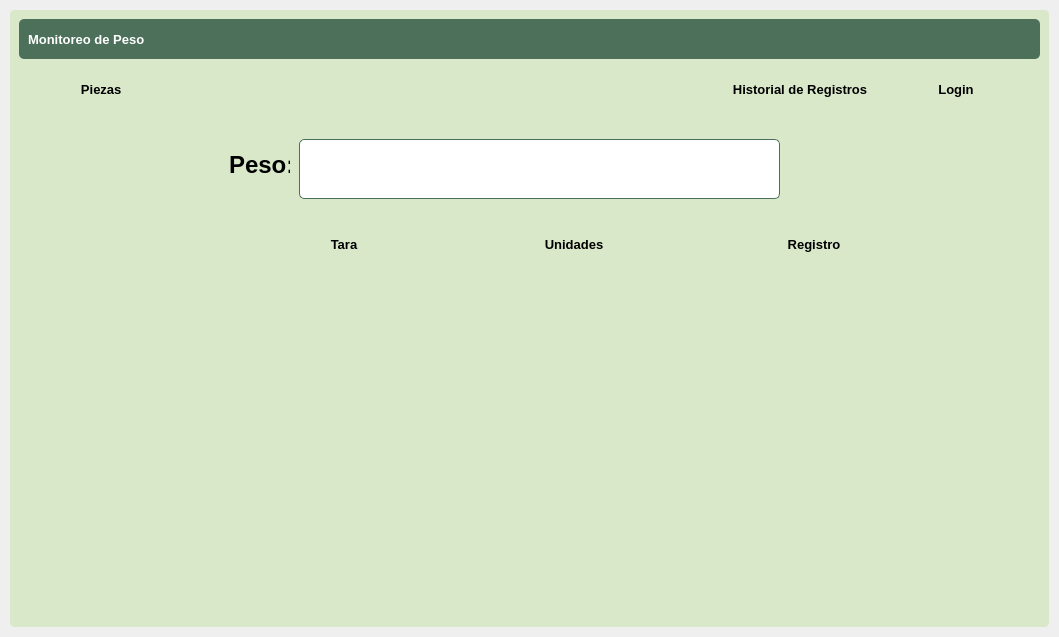
<?xml version="1.0" encoding="UTF-8"?>
<ui version="4.0">
 <class>MainWindow</class>
 <widget class="QWidget" name="MainWindow">
  <property name="geometry">
   <rect>
    <x>0</x>
    <y>0</y>
    <width>1059</width>
    <height>637</height>
   </rect>
  </property>
  <property name="windowTitle">
   <string>Form</string>
  </property>
  <property name="styleSheet">
   <string notr="true">border-radius: 5px;</string>
  </property>
  <layout class="QVBoxLayout" name="verticalLayout">
   <property name="spacing">
    <number>0</number>
   </property>
   <property name="leftMargin">
    <number>0</number>
   </property>
   <property name="topMargin">
    <number>0</number>
   </property>
   <property name="rightMargin">
    <number>0</number>
   </property>
   <property name="bottomMargin">
    <number>0</number>
   </property>
   <item>
    <widget class="QFrame" name="central_widget_frame">
     <property name="frameShape">
      <enum>QFrame::StyledPanel</enum>
     </property>
     <property name="frameShadow">
      <enum>QFrame::Raised</enum>
     </property>
     <layout class="QVBoxLayout" name="shadow_layout">
      <property name="spacing">
       <number>0</number>
      </property>
      <property name="leftMargin">
       <number>10</number>
      </property>
      <property name="topMargin">
       <number>10</number>
      </property>
      <property name="rightMargin">
       <number>10</number>
      </property>
      <property name="bottomMargin">
       <number>10</number>
      </property>
      <item>
       <widget class="QFrame" name="background_frame">
        <property name="styleSheet">
         <string notr="true">background-color: rgb(218, 232, 202);</string>
        </property>
        <property name="frameShape">
         <enum>QFrame::StyledPanel</enum>
        </property>
        <property name="frameShadow">
         <enum>QFrame::Raised</enum>
        </property>
        <layout class="QVBoxLayout" name="verticalLayout_3">
         <property name="spacing">
          <number>0</number>
         </property>
         <property name="leftMargin">
          <number>0</number>
         </property>
         <property name="topMargin">
          <number>0</number>
         </property>
         <property name="rightMargin">
          <number>0</number>
         </property>
         <property name="bottomMargin">
          <number>0</number>
         </property>
         <item>
          <widget class="QFrame" name="content_frame">
           <property name="contextMenuPolicy">
            <enum>Qt::DefaultContextMenu</enum>
           </property>
           <property name="frameShape">
            <enum>QFrame::StyledPanel</enum>
           </property>
           <property name="frameShadow">
            <enum>QFrame::Raised</enum>
           </property>
           <layout class="QVBoxLayout" name="verticalLayout_4">
            <item>
             <widget class="QFrame" name="top_bar_frame">
              <property name="minimumSize">
               <size>
                <width>0</width>
                <height>40</height>
               </size>
              </property>
              <property name="maximumSize">
               <size>
                <width>16777215</width>
                <height>40</height>
               </size>
              </property>
              <property name="styleSheet">
               <string notr="true">background-color: #4d705b;</string>
              </property>
              <property name="frameShape">
               <enum>QFrame::StyledPanel</enum>
              </property>
              <property name="frameShadow">
               <enum>QFrame::Raised</enum>
              </property>
              <layout class="QHBoxLayout" name="horizontalLayout_3">
               <item>
                <widget class="QLabel" name="title_label">
                 <property name="font">
                  <font>
                   <pointsize>10</pointsize>
                   <weight>75</weight>
                   <bold>true</bold>
                  </font>
                 </property>
                 <property name="styleSheet">
                  <string notr="true">color: white;</string>
                 </property>
                 <property name="text">
                  <string>Monitoreo de Peso</string>
                 </property>
                </widget>
               </item>
               <item>
                <widget class="QFrame" name="buttons_holder_frame">
                 <property name="minimumSize">
                  <size>
                   <width>0</width>
                   <height>30</height>
                  </size>
                 </property>
                 <property name="maximumSize">
                  <size>
                   <width>110</width>
                   <height>16777215</height>
                  </size>
                 </property>
                 <property name="frameShape">
                  <enum>QFrame::StyledPanel</enum>
                 </property>
                 <property name="frameShadow">
                  <enum>QFrame::Raised</enum>
                 </property>
                 <widget class="QToolButton" name="minimize_button">
                  <property name="geometry">
                   <rect>
                    <x>10</x>
                    <y>0</y>
                    <width>22</width>
                    <height>22</height>
                   </rect>
                  </property>
                  <property name="text">
                   <string/>
                  </property>
                  <property name="icon">
                   <iconset>
                    <normaloff>../../../../../pys6-recipes-organizer/assets/icons/minimize-window.png</normaloff>../../../../../pys6-recipes-organizer/assets/icons/minimize-window.png</iconset>
                  </property>
                  <property name="iconSize">
                   <size>
                    <width>25</width>
                    <height>25</height>
                   </size>
                  </property>
                 </widget>
                 <widget class="QToolButton" name="restore_button">
                  <property name="geometry">
                   <rect>
                    <x>50</x>
                    <y>0</y>
                    <width>22</width>
                    <height>22</height>
                   </rect>
                  </property>
                  <property name="text">
                   <string/>
                  </property>
                  <property name="icon">
                   <iconset>
                    <normaloff>../../../../../pys6-recipes-organizer/assets/icons/restore-window.png</normaloff>../../../../../pys6-recipes-organizer/assets/icons/restore-window.png</iconset>
                  </property>
                  <property name="iconSize">
                   <size>
                    <width>25</width>
                    <height>25</height>
                   </size>
                  </property>
                 </widget>
                 <widget class="QToolButton" name="maximize_button">
                  <property name="geometry">
                   <rect>
                    <x>50</x>
                    <y>0</y>
                    <width>22</width>
                    <height>22</height>
                   </rect>
                  </property>
                  <property name="text">
                   <string/>
                  </property>
                  <property name="icon">
                   <iconset>
                    <normaloff>../../../../../pys6-recipes-organizer/assets/icons/maximize-window.png</normaloff>../../../../../pys6-recipes-organizer/assets/icons/maximize-window.png</iconset>
                  </property>
                  <property name="iconSize">
                   <size>
                    <width>25</width>
                    <height>25</height>
                   </size>
                  </property>
                 </widget>
                 <widget class="QToolButton" name="close_button">
                  <property name="geometry">
                   <rect>
                    <x>90</x>
                    <y>0</y>
                    <width>21</width>
                    <height>22</height>
                   </rect>
                  </property>
                  <property name="text">
                   <string/>
                  </property>
                  <property name="icon">
                   <iconset>
                    <normaloff>../../../../../pys6-recipes-organizer/assets/icons/close-window.png</normaloff>../../../../../pys6-recipes-organizer/assets/icons/close-window.png</iconset>
                  </property>
                  <property name="iconSize">
                   <size>
                    <width>25</width>
                    <height>25</height>
                   </size>
                  </property>
                 </widget>
                </widget>
               </item>
              </layout>
             </widget>
            </item>
            <item>
             <widget class="QFrame" name="action_bar_frame">
              <property name="minimumSize">
               <size>
                <width>0</width>
                <height>39</height>
               </size>
              </property>
              <property name="frameShape">
               <enum>QFrame::StyledPanel</enum>
              </property>
              <property name="frameShadow">
               <enum>QFrame::Raised</enum>
              </property>
              <layout class="QHBoxLayout" name="horizontalLayout_2">
               <item>
                <widget class="QPushButton" name="new_recipe_button_4">
                 <property name="minimumSize">
                  <size>
                   <width>150</width>
                   <height>30</height>
                  </size>
                 </property>
                 <property name="font">
                  <font>
                   <pointsize>10</pointsize>
                   <weight>75</weight>
                   <bold>true</bold>
                  </font>
                 </property>
                 <property name="styleSheet">
                  <string notr="true">QPushButton{
	background-color :#328f62;
	color: white;
}
QPushButton::hover {background-color : #ffc13b};</string>
                 </property>
                 <property name="text">
                  <string>Piezas </string>
                 </property>
                 <property name="iconSize">
                  <size>
                   <width>20</width>
                   <height>20</height>
                  </size>
                 </property>
                </widget>
               </item>
               <item>
                <spacer name="horizontalSpacer_2">
                 <property name="orientation">
                  <enum>Qt::Horizontal</enum>
                 </property>
                 <property name="sizeHint" stdset="0">
                  <size>
                   <width>40</width>
                   <height>20</height>
                  </size>
                 </property>
                </spacer>
               </item>
               <item>
                <spacer name="horizontalSpacer">
                 <property name="orientation">
                  <enum>Qt::Horizontal</enum>
                 </property>
                 <property name="sizeHint" stdset="0">
                  <size>
                   <width>40</width>
                   <height>20</height>
                  </size>
                 </property>
                </spacer>
               </item>
               <item>
                <widget class="QPushButton" name="view_button">
                 <property name="minimumSize">
                  <size>
                   <width>150</width>
                   <height>30</height>
                  </size>
                 </property>
                 <property name="font">
                  <font>
                   <pointsize>10</pointsize>
                   <weight>75</weight>
                   <bold>true</bold>
                  </font>
                 </property>
                 <property name="styleSheet">
                  <string notr="true">QPushButton{
	background-color : #17A2B8;
	color: white;
}
QPushButton::hover {background-color : #ffc13b};</string>
                 </property>
                 <property name="text">
                  <string>Historial de Registros</string>
                 </property>
                 <property name="icon">
                  <iconset>
                   <normaloff>../../../../../pys6-recipes-organizer/assets/icons/view.png</normaloff>../../../../../pys6-recipes-organizer/assets/icons/view.png</iconset>
                 </property>
                 <property name="iconSize">
                  <size>
                   <width>20</width>
                   <height>20</height>
                  </size>
                 </property>
                </widget>
               </item>
               <item>
                <widget class="QPushButton" name="new_recipe_button_2">
                 <property name="minimumSize">
                  <size>
                   <width>150</width>
                   <height>30</height>
                  </size>
                 </property>
                 <property name="font">
                  <font>
                   <pointsize>10</pointsize>
                   <weight>75</weight>
                   <bold>true</bold>
                  </font>
                 </property>
                 <property name="styleSheet">
                  <string notr="true">QPushButton{
	background-color : #328f62;
	color: white;
}
QPushButton::hover {background-color : #ffc13b};</string>
                 </property>
                 <property name="text">
                  <string>Login</string>
                 </property>
                 <property name="icon">
                  <iconset>
                   <normaloff>../../../../../pys6-recipes-organizer/assets/icons/plus.png</normaloff>../../../../../pys6-recipes-organizer/assets/icons/plus.png</iconset>
                 </property>
                 <property name="iconSize">
                  <size>
                   <width>20</width>
                   <height>20</height>
                  </size>
                 </property>
                </widget>
               </item>
              </layout>
             </widget>
            </item>
            <item>
             <widget class="QFrame" name="frame">
              <property name="minimumSize">
               <size>
                <width>0</width>
                <height>200</height>
               </size>
              </property>
              <property name="frameShape">
               <enum>QFrame::StyledPanel</enum>
              </property>
              <property name="frameShadow">
               <enum>QFrame::Raised</enum>
              </property>
              <widget class="QLineEdit" name="administrador_line_edit">
               <property name="geometry">
                <rect>
                 <x>280</x>
                 <y>20</y>
                 <width>481</width>
                 <height>60</height>
                </rect>
               </property>
               <property name="styleSheet">
                <string notr="true">background-color: white;
border: 1px solid #4d705b;</string>
               </property>
              </widget>
              <widget class="QLabel" name="label_3">
               <property name="geometry">
                <rect>
                 <x>210</x>
                 <y>20</y>
                 <width>61</width>
                 <height>51</height>
                </rect>
               </property>
               <property name="font">
                <font>
                 <pointsize>18</pointsize>
                 <weight>75</weight>
                 <bold>true</bold>
                </font>
               </property>
               <property name="styleSheet">
                <string notr="true">QLabel{
	color: black;
}</string>
               </property>
               <property name="text">
                <string>Peso:</string>
               </property>
              </widget>
              <widget class="QPushButton" name="new_recipe_button_5">
               <property name="geometry">
                <rect>
                 <x>250</x>
                 <y>110</y>
                 <width>150</width>
                 <height>30</height>
                </rect>
               </property>
               <property name="minimumSize">
                <size>
                 <width>150</width>
                 <height>30</height>
                </size>
               </property>
               <property name="font">
                <font>
                 <pointsize>10</pointsize>
                 <weight>75</weight>
                 <bold>true</bold>
                </font>
               </property>
               <property name="styleSheet">
                <string notr="true">QPushButton{
	background-color : #328f62;
	color: white;
}
QPushButton::hover {background-color : #ffc13b};</string>
               </property>
               <property name="text">
                <string>Tara</string>
               </property>
               <property name="iconSize">
                <size>
                 <width>20</width>
                 <height>20</height>
                </size>
               </property>
              </widget>
              <widget class="QPushButton" name="new_recipe_button_6">
               <property name="geometry">
                <rect>
                 <x>480</x>
                 <y>110</y>
                 <width>150</width>
                 <height>30</height>
                </rect>
               </property>
               <property name="minimumSize">
                <size>
                 <width>150</width>
                 <height>30</height>
                </size>
               </property>
               <property name="font">
                <font>
                 <pointsize>10</pointsize>
                 <weight>75</weight>
                 <bold>true</bold>
                </font>
               </property>
               <property name="styleSheet">
                <string notr="true">QPushButton{
	background-color : #328f62;
	color: white;
}
QPushButton::hover {background-color : #ffc13b};</string>
               </property>
               <property name="text">
                <string>Unidades</string>
               </property>
               <property name="iconSize">
                <size>
                 <width>20</width>
                 <height>20</height>
                </size>
               </property>
              </widget>
              <widget class="QPushButton" name="new_recipe_button_7">
               <property name="geometry">
                <rect>
                 <x>720</x>
                 <y>110</y>
                 <width>150</width>
                 <height>30</height>
                </rect>
               </property>
               <property name="minimumSize">
                <size>
                 <width>150</width>
                 <height>30</height>
                </size>
               </property>
               <property name="font">
                <font>
                 <pointsize>10</pointsize>
                 <weight>75</weight>
                 <bold>true</bold>
                </font>
               </property>
               <property name="styleSheet">
                <string notr="true">QPushButton{
	background-color : #328f62;
	color: white;
}
QPushButton::hover {background-color : #ffc13b};</string>
               </property>
               <property name="text">
                <string>Registro</string>
               </property>
               <property name="iconSize">
                <size>
                 <width>20</width>
                 <height>20</height>
                </size>
               </property>
              </widget>
             </widget>
            </item>
            <item>
             <widget class="QTableWidget" name="recipes_table">
              <property name="contextMenuPolicy">
               <enum>Qt::NoContextMenu</enum>
              </property>
             </widget>
            </item>
           </layout>
          </widget>
         </item>
        </layout>
       </widget>
      </item>
     </layout>
    </widget>
   </item>
  </layout>
 </widget>
 <resources/>
 <connections/>
</ui>
